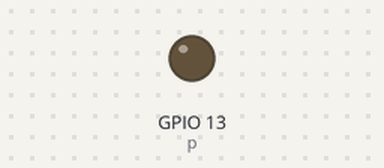
Simulated run of this program. Board: Raspberry Pi (BCM pin numbers). Parts: output pins drawn as LEDs (lit = HIGH).

Above: at 0.05 s.
At 0.95 s:
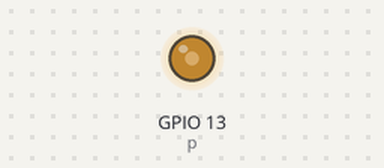
At 1.9 s:
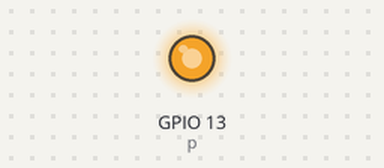
At 3.8 s:
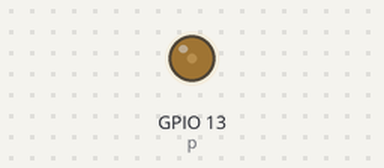
Timing chart, 0 to 5.5 s (numbered marks = the images above):
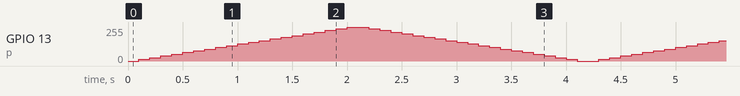

The program:

fadeLED.py
```python
import RPi.GPIO as GPIO
import time
GPIO.setmode(GPIO.BCM)
GPIO.setup(13, GPIO.OUT)
p = GPIO.PWM(13, 1000)
p.start(0)
try:
    while 1:
        for dc in range(0, 101, 5):
            p.ChangeDutyCycle(dc)
            time.sleep(0.1)
        for dc in range(100, -1, -5):
            p.ChangeDutyCycle(dc)
            time.sleep(0.1)
except:
        p.stop()
        GPIO.cleanup()
```
